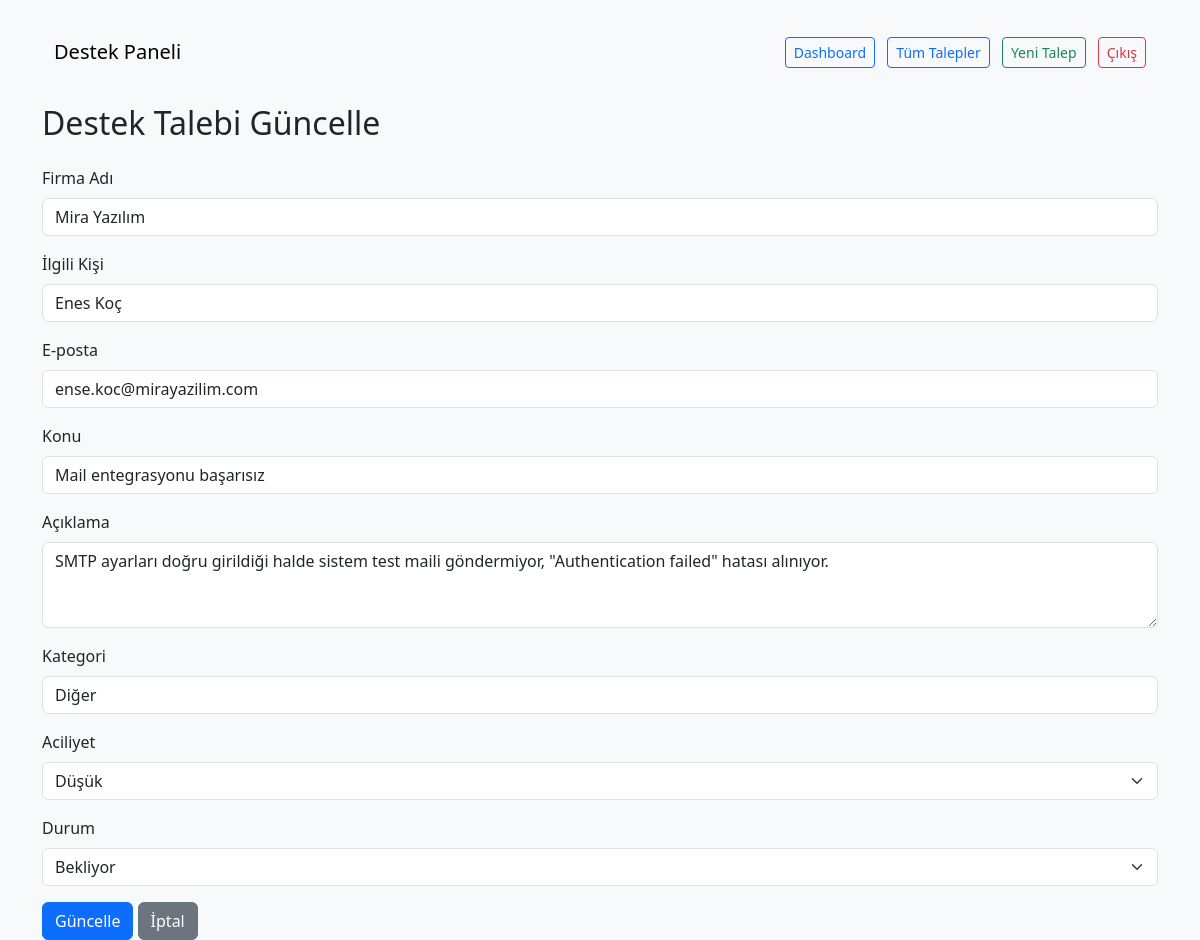
/ticket/admin/tickets/edit/5 (signed in), run on the app's committed database.
### app/models.py (models this page shows)
class Ticket(db.Model):
    id = db.Column(db.Integer, primary_key=True)
    company_name = db.Column(db.String(128), nullable=False)
    contact_name = db.Column(db.String(64), nullable=False)
    email = db.Column(db.String(120), nullable=False)
    title = db.Column(db.String(128), nullable=False)
    description = db.Column(db.Text, nullable=False)
    category = db.Column(db.String(64))
    priority = db.Column(db.String(16))
    status = db.Column(db.String(32), default="Bekliyor")
    created_at = db.Column(db.DateTime, default=datetime.utcnow)
    resolved_at = db.Column(db.DateTime)
    assigned_to = db.Column(db.Integer, db.ForeignKey('user.id'))

### app/routes/tickets.py (the view, shortened to what this page needs)
@bp.route('/admin/tickets/edit/<int:id>', methods=['GET', 'POST'])
@login_required
@admin_required
def edit_ticket(id):
    ticket = Ticket.query.get_or_404(id)
    check_permission(ticket)
    return render_template('edit_ticket.html', ticket=ticket)

### app/__init__.py (called while the page is built)
def create_app():
    app = Flask(__name__)
    app.config.from_object('config.Config')
    db.init_app(app)
    migrate.init_app(app, db)
    login_manager.init_app(app)
    login_manager.login_view = 'auth.login'  # Giriş yapılmadıysa yönlendirilecek sayfa
    @login_manager.user_loader
    def load_user(user_id):
        return User.query.get(int(user_id))
    from .routes import tickets
    from .routes import auth
    app.register_blueprint(tickets.bp)
    app.register_blueprint(auth.bp)
    @app.errorhandler(403)
    def forbidden(e):
        return render_template('403.html'), 403
    return app

### app/routes/tickets.py (called while the page is built)
def check_permission(ticket):
    if current_user.role == 'admin':
        return  # Her şeye erişebilir
    if current_user.role == 'agent' and ticket.contact_name == current_user.username:
        return  # Sadece kendi talebine erişebilir
    abort(403)  # Diğer durumlarda erişim reddedilir

def admin_required(f):
    @wraps(f)
    def decorated_function(*args, **kwargs):
        if not current_user.is_authenticated or current_user.role != 'admin':
            abort(403)
        return f(*args, **kwargs)
    return decorated_function

### app/templates/edit_ticket.html (shortened to what this page needs)
{% extends "base.html" %}
{% block content %}
<h2 class="mb-4">Destek Talebi Güncelle</h2>
<form method="POST">
    <div class="mb-3">
        <label class="form-label">Firma Adı</label>
        <input type="text" name="company_name" class="form-control" value="{{ ticket.company_name }}" required>
    </div>
    <div class="mb-3">
        <label class="form-label">İlgili Kişi</label>
        <input type="text" name="contact_name" class="form-control" value="{{ ticket.contact_name }}" required>
    </div>
    <div class="mb-3">
        <label class="form-label">E-posta</label>
        <input type="email" name="email" class="form-control" value="{{ ticket.email }}">
    </div>
    <div class="mb-3">
        <label class="form-label">Konu</label>
        <input type="text" name="title" class="form-control" value="{{ ticket.title }}" required>
    </div>
    <div class="mb-3">
        <label class="form-label">Açıklama</label>
        <textarea name="description" class="form-control" rows="3">{{ ticket.description }}</textarea>
    </div>
    <div class="mb-3">
        <label class="form-label">Kategori</label>
        <input type="text" name="category" class="form-control" value="{{ ticket.category }}">
    </div>
    <div class="mb-3">
        <label class="form-label">Aciliyet</label>
        <select name="priority" class="form-select">
            <option value="Düşük" {% if ticket.priority == 'Düşük' %}selected{% endif %}>Düşük</option>
        </select>
    </div>
    <div class="mb-3">
        <label class="form-label">Durum</label>
        <select name="status" class="form-select">
            <option value="Bekliyor" {% if ticket.status == 'Bekliyor' %}selected{% endif %}>Bekliyor</option>
        </select>
    </div>
    <button type="submit" class="btn btn-primary">Güncelle</button>
    <a href="{{ url_for('tickets.list_tickets') }}" class="btn btn-secondary">İptal</a>
</form>
{% endblock %}

### data on the page
Ticket: company_name "Mira Yazılım", contact_name "Enes Koç", email "ense.koc@mirayazilim.com", title "Mail entegrasyonu başarısız", description "SMTP ayarları doğru girildiği halde sistem test maili göndermiyor, \"Authentication failed\" hatası alınıyor.", category "Diğer", priority "Düşük", status "Bekliyor"
